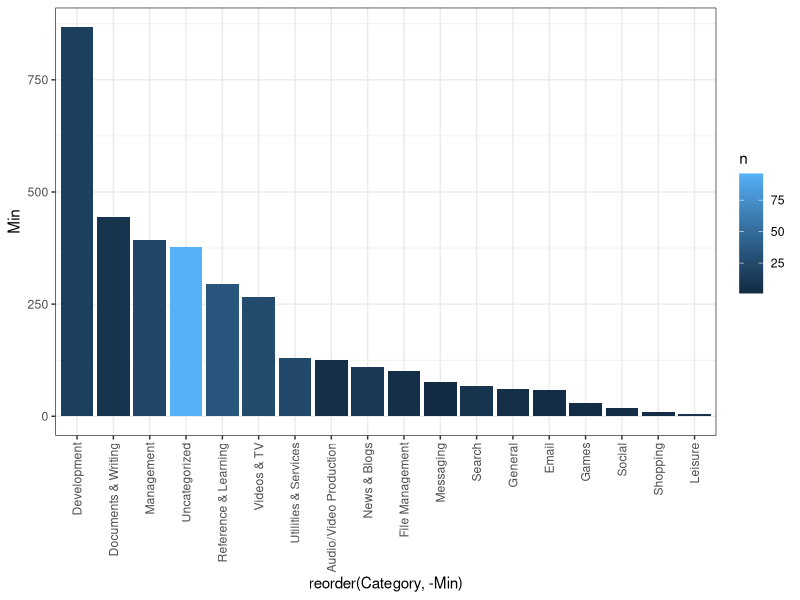
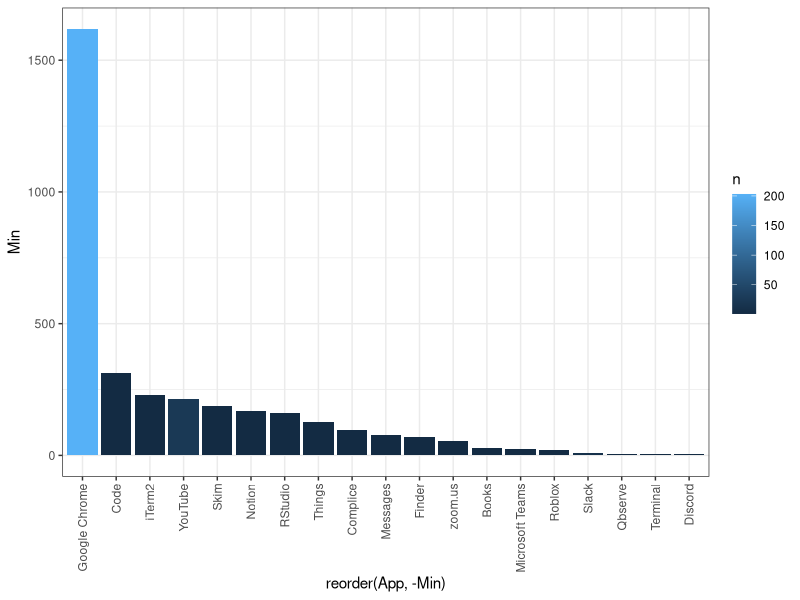
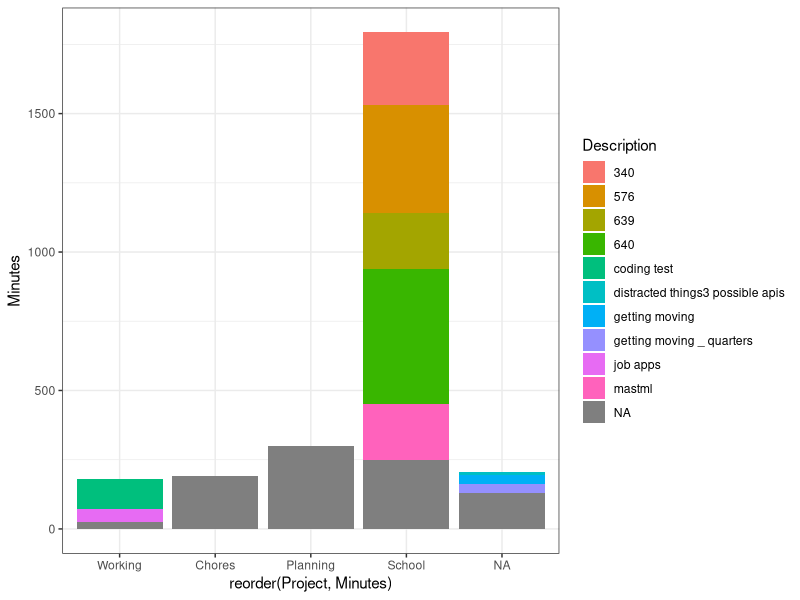

Write R code to recreate these figures, in order.
## ---- chunk 1
knitr::opts_chunk$set(echo = TRUE)
library(tidyverse)
library(lubridate)
library(hms)
theme_set(theme_bw())
## ---- chunk 2
data_Q_activity <- read_csv("1week/Qbserve_byactivity_2021-10-15_2021-10-23.csv", col_types = cols())
data_Q_hour <- read_csv("1week/Qbserve_byhour_2021-10-15_2021-10-23.csv", col_types = cols())
data_T_time <- read_csv("1week/Toggl_time_entries_2021-10-15_to_2021-10-22.csv", col_types = cols())
data_T_summary <- read_csv("1week/Toggl_Track_summary_report_2021-10-15_2021-10-22.csv", col_types = cols())

# calendar data
data_C_Avery <- read_csv("calendar/Avery.csv", col_types = cols())
data_C_Classes <- read_csv("calendar/Classes.csv", col_types = cols())
data_C_System <- read_csv("calendar/System.csv", col_types = cols())
data_C_TimeBlocks <- read_csv("calendar/Time_Blocks.csv", col_types = cols())
## ---- chunk 3
# convert to time units
data_Q_hour <- data_Q_hour %>%
  mutate(Hour = parse_date_time(Hour, '%I %p') %>%
           # hour() %>%
           hms::as_hms())

data_T_time <- data_T_time %>%
  select(Project,
         Description,
         `Start date`,
         `End date`,
         `Start time`,
         `End time`,
         Duration)
data_T_summary <- data_T_summary %>%
  select(Project, Description, Duration)

# move long column so printing is better
data_Q_activity <-
  data_Q_activity %>% relocate(Name, .after = Category)

data_T_time <- data_T_time %>%
  mutate(Minutes = seconds(Duration) %>% as.numeric() / 60)
data_T_summary <- data_T_summary %>%
  mutate(Minutes = seconds(Duration) %>% as.numeric() / 60)

data_Q_activity
data_Q_hour
data_T_time
# data_T_summary
## ---- chunk 4
categories <- data_Q_activity %>%
  group_by(Category) %>%
  summarise(n = n(),
            Min = sum(Minutes)) %>%
  arrange(-Min)
# categories

app_usage <- data_Q_activity %>%
  group_by(App) %>%
  summarise(n = n(),
            Min = sum(Minutes)) %>%
  filter(Min > 5) %>%
  arrange(-Min)
# app_usage

categories %>% ggplot(aes(
  x = reorder(Category,-Min),
  y = Min,
  fill = n
)) +
  geom_col() +
  theme(axis.text.x = element_text(
    angle = 90,
    vjust = 0.5,
    hjust = 1
  ))

app_usage %>% ggplot(aes(
  x = reorder(App, -Min),
  y = Min,
  fill = n
)) +
  geom_col() +
  theme(axis.text.x = element_text(
    angle = 90,
    vjust = 0.5,
    hjust = 1
  ))
## ---- chunk 5
## Left over to parse
# data_Q_hour
# data_T_time
# data_T_summary

## Get the same information here
data_T_time_summary <- data_T_time %>% 
  group_by(Project, Description) %>% 
  summarise(
    Duration = sum(Duration) %>% hms::as_hms(),
    Minutes = sum(Minutes)
  )

# data_T_summary
# They are the same...
data_T_time$Duration %>% sum() == data_T_summary$Duration %>% sum()
## ---- chunk 6
data_T_time_summary %>% 
  ggplot(aes(x = reorder(Project, Minutes), y = Minutes, fill=Description)) +
  geom_col()
## ---- chunk 7
data_Q_hour
data_T_time
